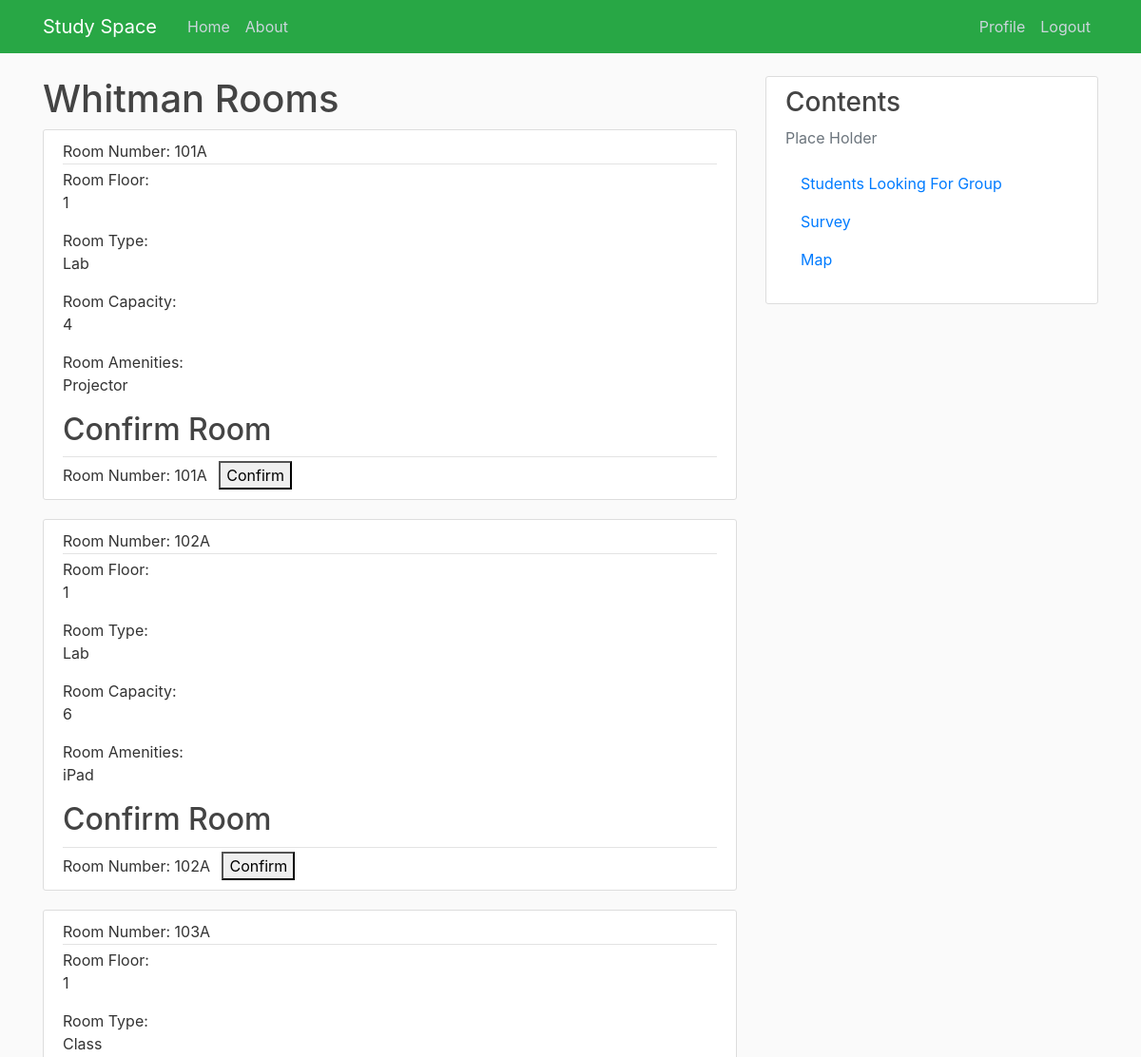
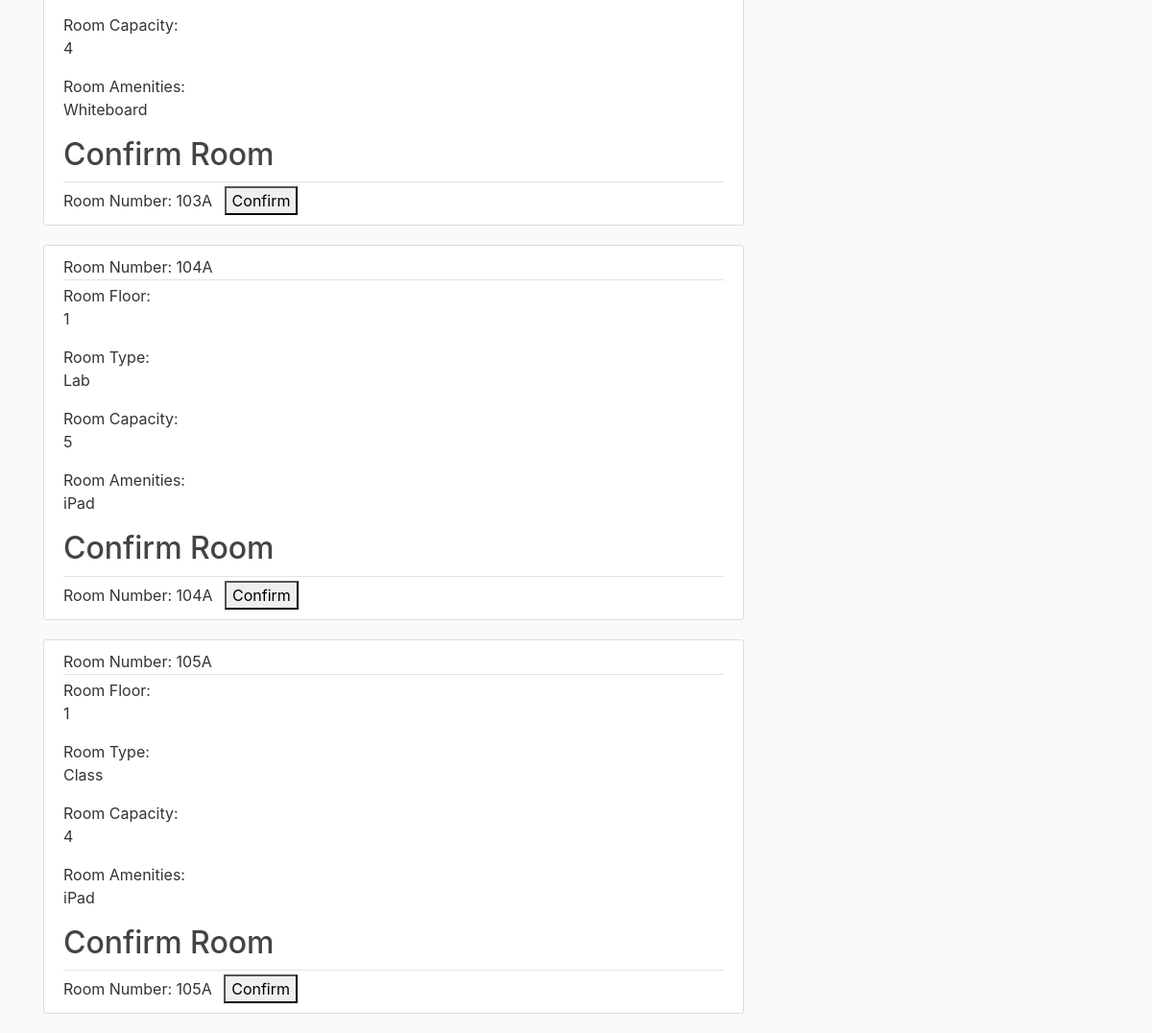
The page /whitman (signed in) on the database its author committed (2 pictures, top to bottom).
### studyspace/database.py (models this page shows, shortened)
class Room(db.Model):
    id = db.Column(db.Integer, primary_key=True)
    building_id = db.Column(db.Integer, db.ForeignKey('building.id'), nullable=False)
    amenities_id = db.Column(db.Integer, db.ForeignKey('amenities.id'), nullable=False)
    name = db.Column(db.String(10), unique=True, nullable=False)
    floor = db.Column(db.String(10), nullable=False)
    roomType = db.Column(db.String(20), nullable=False)
    capacity = db.Column(db.Integer, nullable=False)
    reservation = db.relationship('Reservation', backref='reservationRoom', lazy=True)

class Amenities(db.Model):
    id = db.Column(db.Integer, primary_key=True)
    name = db.Column(db.String(30), nullable=False)
    amenityType = db.Column(db.String(40), nullable=False)
    room = db.relationship('Room', backref='roomAmenities', lazy=True)

### studyspace/routes.py (the view)
@app.route("/whitman", methods=['GET', 'POST'])
@login_required
def whitman():
    form = BuildingForm()
    rooms = Room.query.filter_by(building_id='1').all()
    amens = Amenities.query.all()
    return render_template('whitman.html', title='Whitman', form=form, rooms=rooms, amens=amens)

### studyspace/database.py (called while the page is built)
@login_manager.user_loader
def load_user(user_id):
    return User.query.get(int(user_id))

### studyspace/templates/whitman.html
{% extends "layout.html" %}
{% block content %}
<h1>Whitman Rooms</h1>
{% for room in rooms %}
<article class="media content-section">
    <div class="media-body">
      <div class="article-metadata">
        Room Number: <a class="mr-2">{{ room.name }}</a>
      </div>
      Room Floor: <p class="article-content">{{ room.floor }}</p>
      Room Type: <p class="article-content">{{ room.roomType }}</p>
      Room Capacity: <p class="article-content">{{ room.capacity }}</p>
      Room Amenities: <p class="article-content">{{ room.roomAmenities.name}}</p>
      <div class="article-metadata">
        <h2>Confirm Room</h2>
      </div>
        Room Number: <a class="mr-2">{{ room.name }}</a>
        <a class="mr-2" href="{{ url_for('confirmation') }}">
            <button class="pure-button button-warning confirm" type="submit">Confirm</button>
        </a>
    </div>
  </article>
{% endfor %}
{% endblock content %}

### studyspace/static/main.css (style rules this page uses)
body { background: #fafafa; color: #333333; margin-top: 5rem; }
h1, h2, h3, h4, h5, h6 { color: #444444; }
.content-section { background: #ffffff; padding: 10px 20px; border: 1px solid #dddddd; border-radius: 3px; margin-bottom: 20px; }
.article-content { white-space: pre-line; }
.article-metadata { padding-bottom: 1px; margin-bottom: 4px; border-bottom: 1px solid #e3e3e3 }

### rows shown on the page
Room: name "101A", floor "1", roomType "Lab", capacity "4", roomAmenities.name "Projector"
Room: name "102A", floor "1", roomType "Lab", capacity "6", roomAmenities.name "iPad"
Room: name "103A", floor "1", roomType "Class", capacity "4", roomAmenities.name "Whiteboard"
Room: name "104A", floor "1", roomType "Lab", capacity "5", roomAmenities.name "iPad"
Room: name "105A", floor "1", roomType "Class", capacity "4", roomAmenities.name "iPad"
